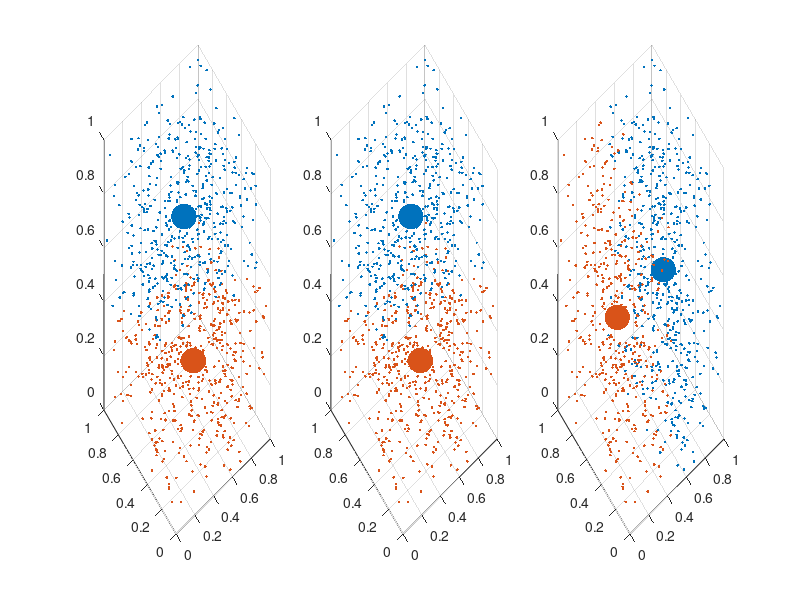

This figure's MATLAB source:
figure('Position', [10, 10, 1800, 500]);
axis on, rotate3d on, box on
view(3)
     
K=2;
P = rand(1000, 3);
clr = lines(K);
     
for i = 1:3
    subplot(1,3,i)
    [idx, centers] = kmeans(P, K);
    scatter3(P(:,1), P(:,2), P(:,3), 36, clr(idx, :), 'marker', '.');
    hold on
	scatter3(centers(:,1), centers(:,2), centers(:,3), 3000, clr, 'marker', '.');    
end
